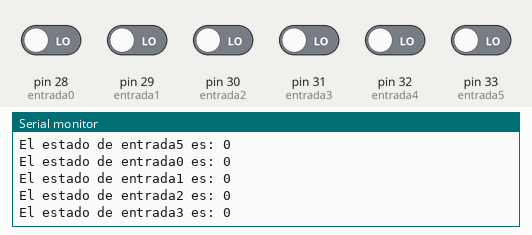
A sketch run on a simulated Arduino Mega 2560, built with avr-gcc and run on an emulated ATmega2560. On the bench: the last lines printed to the serial monitor. The test bench sets the inputs (shaded band); at power-on: pin 28 (entrada0), pin 29 (entrada1), pin 30 (entrada2), pin 31 (entrada3), pin 32 (entrada4), pin 33 (entrada5) LOW.

Above: at 3.2 s.
3.3 s: pin 28 (entrada0) driven HIGH
At 3.76 s:
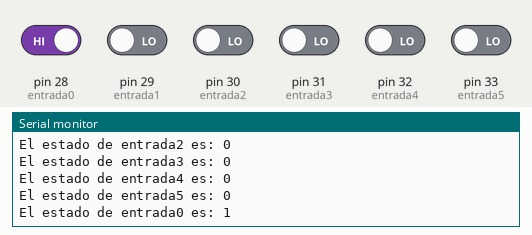
5.0 s: pin 29 (entrada1) driven HIGH
At 5.16 s:
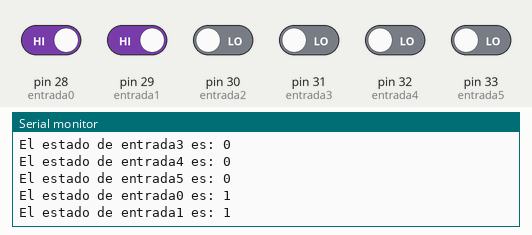
9.6 s: pin 30 (entrada2) driven HIGH
At 10.17 s:
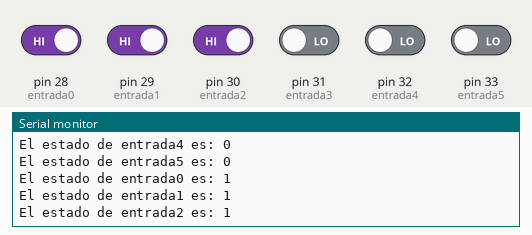
11.3 s: pin 31 (entrada3) driven HIGH
At 11.57 s:
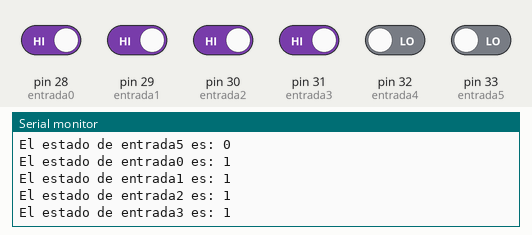
13.0 s: pin 32 (entrada4) driven HIGH
At 14.18 s:
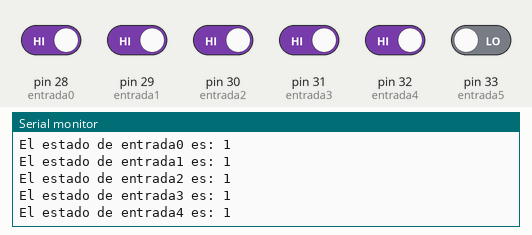
14.7 s: pin 33 (entrada5) driven HIGH
At 15.58 s:
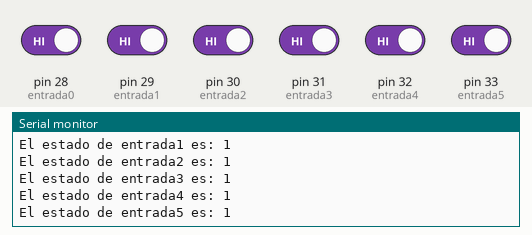
Timing chart, 0 to 17.4 s (numbered marks = the images above; inputs shaded):
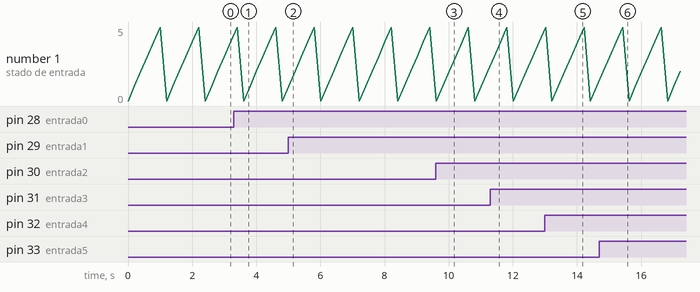

The sketch:

probar_entradas.ino
```cpp
int entrada0 = 28;
int entrada1 = 29;
int entrada2 = 30;
int entrada3 = 31;
int entrada4 = 32;
int entrada5 = 33;

int estado0 = 0;
int estado1 = 0;
int estado2 = 0;
int estado3 = 0;
int estado4 = 0;
int estado5 = 0;

void setup() {
  // put your setup code here, to run once:
pinMode(entrada0,INPUT);
pinMode(entrada1,INPUT);
pinMode(entrada2,INPUT);
pinMode(entrada3,INPUT);
pinMode(entrada4,INPUT);
pinMode(entrada5,INPUT);

Serial.begin(9600);
}

void loop() {
  // put your main code here, to run repeatedly:

estado0 = digitalRead(entrada0);
Serial.print("El estado de entrada0 es: ");
Serial.println(estado0);
delay(200);

estado1 = digitalRead(entrada1);
Serial.print("El estado de entrada1 es: ");
Serial.println(estado1);
delay(200);

estado2 = digitalRead(entrada2);
Serial.print("El estado de entrada2 es: ");
Serial.println(estado2);
delay(200);

estado3 = digitalRead(entrada3);
Serial.print("El estado de entrada3 es: ");
Serial.println(estado3);
delay(200);

estado4 = digitalRead(entrada4);
Serial.print("El estado de entrada4 es: ");
Serial.println(estado4);
delay(200);

estado5 = digitalRead(entrada5);
Serial.print("El estado de entrada5 es: ");
Serial.println(estado5);
delay(200);


}
```

Measured:
- after the input at 3.3 s, the serial monitor: prints a new line after 0.31 s (image 1)
- after the input at 5.0 s, the serial monitor: prints a new line at once (image 2)
- after the input at 9.6 s, the serial monitor: prints a new line after 0.41 s (image 3)
- after the input at 11.3 s, the serial monitor: prints a new line after 0.12 s (image 4)
- after the input at 13.0 s, the serial monitor: prints a new line after 1.0 s (image 5)
- after the input at 14.7 s, the serial monitor: prints a new line after 0.72 s (image 6)
